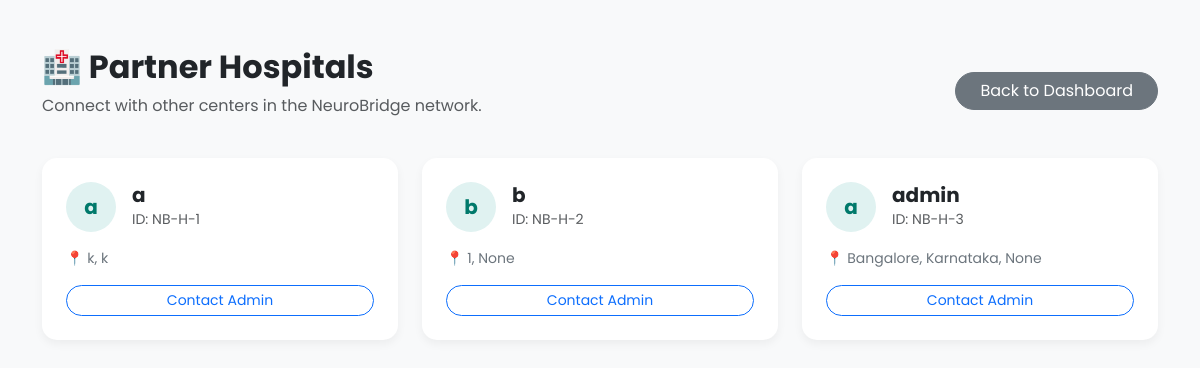
The app's page /network (signed in), older data.
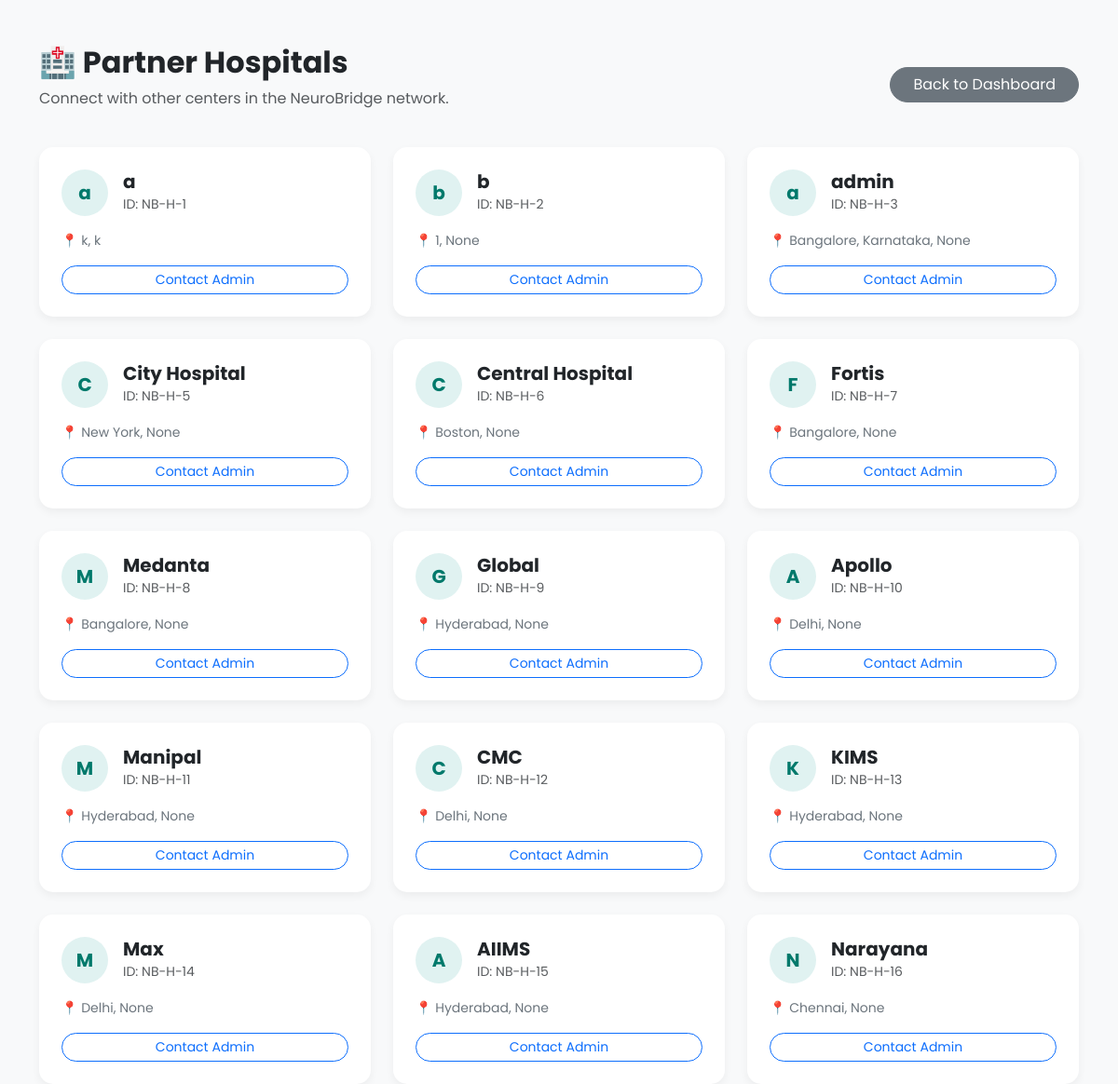
The same page, newer data.
### models.py (models this page shows)
class Hospital(db.Model):
    id = db.Column(db.Integer, primary_key=True)
    name = db.Column(db.String(100), nullable=False)
    email = db.Column(db.String(100), unique=True, nullable=False)
    password = db.Column(db.String(100), nullable=False)
    city = db.Column(db.String(50))
    state = db.Column(db.String(50))

### routes/network_routes.py (the view)
@network_bp.route('/network')
def view_network():
    if 'hospital_id' not in session:
        return redirect(url_for('login'))
    my_id = session['hospital_id']
    hospitals = Hospital.query.filter(Hospital.id != my_id).all()
    return render_template('network.html', hospitals=hospitals)

### app.py (called while the page is built)
@app.after_request
def set_cache_headers(response):
    if response.direct_passthrough is False:
        if any(ext in request.path for ext in ['.js', '.css', '.jpeg', '.jpg', '.png', '.woff', '.woff2']):
            response.cache_control.max_age = 2592000  # 30 days
            response.cache_control.public = True
        else:
            response.cache_control.no_cache = True
            response.cache_control.no_store = True
            response.cache_control.must_revalidate = True
    return response

### templates/network.html (shortened to what this page needs)
<!DOCTYPE html>
<html lang="en">
<head>
    <link href="https://cdn.jsdelivr.net/npm/bootstrap@5.3.0/dist/css/bootstrap.min.css" rel="stylesheet">
</head>
<body class="bg-light">
<div class="container mt-5">
    <div class="d-flex justify-content-between align-items-center mb-4">
        <div>
            <h2 class="fw-bold text-dark">🏥 Partner Hospitals</h2>
            <p class="text-muted">Connect with other centers in the NeuroBridge network.</p>
        </div>
        <a href="/dashboard" class="btn btn-secondary rounded-pill px-4">Back to Dashboard</a>
    </div>
    <div class="row g-4">
        {% for hospital in hospitals %}
        <div class="col-md-4">
            <div class="card hospital-card p-4 h-100">
                <div class="d-flex align-items-center mb-3">
                    <div class="icon-box me-3">{{ hospital.name[0] }}</div>
                    <div>
                        <h5 class="fw-bold mb-0 text-dark">{{ hospital.name }}</h5>
                        <small class="text-muted">ID: NB-H-{{ hospital.id }}</small>
                    </div>
                </div>
                <div class="text-secondary small mb-3">
                    📍 {{ hospital.city }}, {{ hospital.state }}
                </div>
                <div class="d-grid">
                    <a href="mailto:{{ hospital.email }}" class="btn btn-outline-primary btn-sm rounded-pill">Contact Admin</a>
                </div>
            </div>
        </div>
        {% else %}
        <div class="col-12 text-center py-5">
            <h4 class="text-muted">No other hospitals found in the network.</h4>
        </div>
        {% endfor %}
    </div>
</div>
</body>
</html>

### templates/network.html (style rules this page uses)
body { font-family: 'Poppins', sans-serif; background-color: #f4f6f8; }
.hospital-card { background: white; border: none; border-radius: 15px; box-shadow: 0 4px 10px rgba(0,0,0,0.05); transition: transform 0.2s; }
.icon-box { width: 50px; height: 50px; background: #e0f2f1; color: #00796B; border-radius: 50%; display: flex; align-items: center; justify-content: center; font-size: 20px; font-weight: bold; }

Row changes from the older to the newer data that the page shows:
added Hospital: name "C", name "City Hospital", id "5", city "New York", state "None"
added Hospital: name "C", name "Central Hospital", id "6", city "Boston", state "None"
added Hospital: name "F", name "Fortis", id "7", city "Bangalore", state "None"
added Hospital: name "M", name "Medanta", id "8", city "Bangalore", state "None"
added Hospital: name "G", name "Global", id "9", city "Hyderabad", state "None"
added Hospital: name "A", name "Apollo", id "10", city "Delhi", state "None"
added Hospital: name "M", name "Manipal", id "11", city "Hyderabad", state "None"
added Hospital: name "C", name "CMC", id "12", city "Delhi", state "None"
added Hospital: name "K", name "KIMS", id "13", city "Hyderabad", state "None"
added Hospital: name "M", name "Max", id "14", city "Delhi", state "None"
added Hospital: name "A", name "AIIMS", id "15", city "Hyderabad", state "None"
added Hospital: name "N", name "Narayana", id "16", city "Chennai", state "None"
